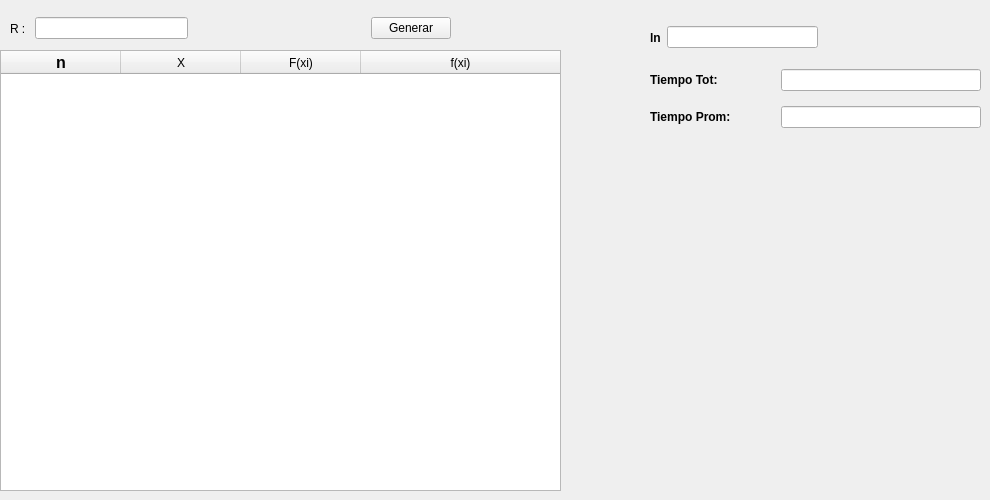
       <widget class="QWidget" name="DIEZ">
        <property name="windowTitle">
         <string>::DISTRIBUCION POISON::</string>
        </property>
        <widget class="QPushButton" name="pushButton">
         <property name="geometry">
          <rect>
           <x>430</x>
           <y>150</y>
           <width>96</width>
           <height>29</height>
          </rect>
         </property>
         <property name="text">
          <string>PushButton</string>
         </property>
        </widget>
        <widget class="QWidget" name="layoutWidget_2">
         <property name="geometry">
          <rect>
           <x>650</x>
           <y>20</y>
           <width>168</width>
           <height>35</height>
          </rect>
         </property>
         <layout class="QHBoxLayout" name="horizontalLayout_42">
          <item>
           <widget class="QLabel" name="label_lnexpo_8">
            <property name="font">
             <font>
              <weight>75</weight>
              <bold>true</bold>
             </font>
            </property>
            <property name="text">
             <string>ln</string>
            </property>
           </widget>
          </item>
          <item>
           <widget class="QLineEdit" name="linen_epois">
            <property name="maximumSize">
             <size>
              <width>200</width>
              <height>16777215</height>
             </size>
            </property>
            <property name="text">
             <string/>
            </property>
           </widget>
          </item>
         </layout>
        </widget>
        <widget class="QWidget" name="layoutWidget_7">
         <property name="geometry">
          <rect>
           <x>650</x>
           <y>60</y>
           <width>331</width>
           <height>78</height>
          </rect>
         </property>
         <layout class="QVBoxLayout" name="verticalLayout_18">
          <item>
           <layout class="QHBoxLayout" name="horizontalLayout_43">
            <item>
             <widget class="QLabel" name="label_lnexpo_9">
              <property name="font">
               <font>
                <weight>75</weight>
                <bold>true</bold>
               </font>
              </property>
              <property name="text">
               <string>Tiempo Tot: </string>
              </property>
             </widget>
            </item>
            <item>
             <widget class="QLineEdit" name="linen_expo_ttot_2">
              <property name="maximumSize">
               <size>
                <width>200</width>
                <height>16777215</height>
               </size>
              </property>
              <property name="text">
               <string/>
              </property>
             </widget>
            </item>
           </layout>
          </item>
          <item>
           <layout class="QHBoxLayout" name="horizontalLayout_44">
            <item>
             <widget class="QLabel" name="label_lnexpo_10">
              <property name="font">
               <font>
                <weight>75</weight>
                <bold>true</bold>
               </font>
              </property>
              <property name="text">
               <string>Tiempo Prom: </string>
              </property>
             </widget>
            </item>
            <item>
             <widget class="QLineEdit" name="linen_expo_tpro_2">
              <property name="maximumSize">
               <size>
                <width>200</width>
                <height>16777215</height>
               </size>
              </property>
              <property name="text">
               <string/>
              </property>
             </widget>
            </item>
           </layout>
          </item>
         </layout>
        </widget>
        <widget class="QTableWidget" name="tabla_pois">
         <property name="enabled">
          <bool>true</bool>
         </property>
         <property name="geometry">
          <rect>
           <x>0</x>
           <y>50</y>
           <width>561</width>
           <height>441</height>
          </rect>
         </property>
         <property name="sizeIncrement">
          <size>
           <width>8</width>
           <height>0</height>
          </size>
         </property>
         <property name="contextMenuPolicy">
          <enum>Qt::DefaultContextMenu</enum>
         </property>
         <property name="autoFillBackground">
          <bool>false</bool>
         </property>
         <property name="frameShape">
          <enum>QFrame::StyledPanel</enum>
         </property>
         <property name="frameShadow">
          <enum>QFrame::Plain</enum>
         </property>
         <property name="lineWidth">
          <number>0</number>
         </property>
         <property name="selectionMode">
          <enum>QAbstractItemView::SingleSelection</enum>
         </property>
         <property name="selectionBehavior">
          <enum>QAbstractItemView::SelectRows</enum>
         </property>
         <property name="showGrid">
          <bool>true</bool>
         </property>
         <attribute name="horizontalHeaderVisible">
          <bool>true</bool>
         </attribute>
         <attribute name="horizontalHeaderCascadingSectionResizes">
          <bool>false</bool>
         </attribute>
         <attribute name="horizontalHeaderDefaultSectionSize">
          <number>120</number>
         </attribute>
         <attribute name="horizontalHeaderStretchLastSection">
          <bool>true</bool>
         </attribute>
         <attribute name="verticalHeaderVisible">
          <bool>false</bool>
         </attribute>
         <column>
          <property name="text">
           <string notr="true">n</string>
          </property>
          <property name="font">
           <font>
            <pointsize>12</pointsize>
            <weight>75</weight>
            <bold>true</bold>
           </font>
          </property>
          <property name="background">
           <color>
            <red>0</red>
            <green>170</green>
            <blue>255</blue>
           </color>
          </property>
         </column>
         <column>
          <property name="text">
           <string>X</string>
          </property>
         </column>
         <column>
          <property name="text">
           <string>F(xi)</string>
          </property>
         </column>
         <column>
          <property name="text">
           <string>f(xi)</string>
          </property>
         </column>
        </widget>
        <widget class="QWidget" name="layoutWidget">
         <property name="geometry">
          <rect>
           <x>10</x>
           <y>10</y>
           <width>441</width>
           <height>37</height>
          </rect>
         </property>
         <layout class="QHBoxLayout" name="horizontalLayout_41">
          <item>
           <layout class="QHBoxLayout" name="horizontalLayout_45">
            <item>
             <widget class="QLabel" name="label_expo_3">
              <property name="text">
               <string>R : </string>
              </property>
             </widget>
            </item>
            <item>
             <widget class="QLineEdit" name="lineval_pois"/>
            </item>
           </layout>
          </item>
          <item>
           <spacer name="horizontalSpacer_4">
            <property name="orientation">
             <enum>Qt::Horizontal</enum>
            </property>
            <property name="sizeHint" stdset="0">
             <size>
              <width>40</width>
              <height>20</height>
             </size>
            </property>
           </spacer>
          </item>
          <item>
           <widget class="QPushButton" name="btngen_pois">
            <property name="text">
             <string>Generar</string>
            </property>
           </widget>
          </item>
         </layout>
        </widget>
       </widget>
